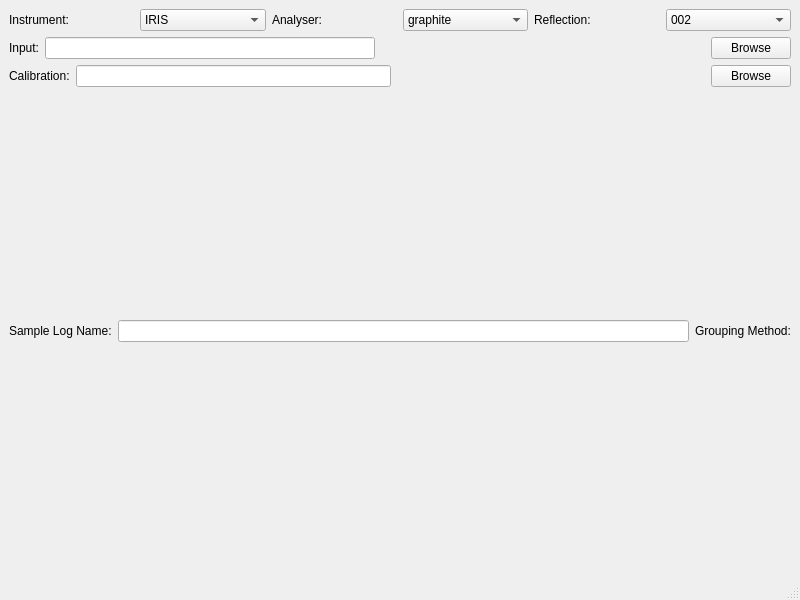
<?xml version="1.0" encoding="UTF-8"?>
<ui version="4.0">
 <class>MainWindow</class>
 <widget class="QMainWindow" name="MainWindow">
  <property name="geometry">
   <rect>
    <x>0</x>
    <y>0</y>
    <width>800</width>
    <height>600</height>
   </rect>
  </property>
  <property name="windowTitle">
   <string>MainWindow</string>
  </property>
  <widget class="QWidget" name="centralwidget">
   <layout class="QVBoxLayout" name="verticalLayout">
    <item>
     <layout class="QHBoxLayout" name="horizontalLayout">
      <item>
       <widget class="QLabel" name="lb_instrument">
        <property name="text">
         <string>Instrument:</string>
        </property>
       </widget>
      </item>
      <item>
       <widget class="QComboBox" name="cb_instrument">
        <item>
         <property name="text">
          <string>IRIS</string>
         </property>
        </item>
        <item>
         <property name="text">
          <string>OSIRIS</string>
         </property>
        </item>
        <item>
         <property name="text">
          <string>TOSCA</string>
         </property>
        </item>
        <item>
         <property name="text">
          <string>VESUVIO</string>
         </property>
        </item>
       </widget>
      </item>
      <item>
       <widget class="QLabel" name="lb_analyser">
        <property name="text">
         <string>Analyser:</string>
        </property>
       </widget>
      </item>
      <item>
       <widget class="QComboBox" name="cb_analyser">
        <item>
         <property name="text">
          <string>graphite</string>
         </property>
        </item>
        <item>
         <property name="text">
          <string>mica</string>
         </property>
        </item>
        <item>
         <property name="text">
          <string>fmica</string>
         </property>
        </item>
        <item>
         <property name="text">
          <string/>
         </property>
        </item>
       </widget>
      </item>
      <item>
       <widget class="QLabel" name="lb_reflection">
        <property name="text">
         <string>Reflection:</string>
        </property>
       </widget>
      </item>
      <item>
       <widget class="QComboBox" name="cb_reflection">
        <item>
         <property name="text">
          <string>002</string>
         </property>
        </item>
        <item>
         <property name="text">
          <string>004</string>
         </property>
        </item>
       </widget>
      </item>
     </layout>
    </item>
    <item>
     <layout class="QHBoxLayout" name="horizontalLayout_2">
      <item>
       <widget class="QLabel" name="lb_input">
        <property name="text">
         <string>Input:</string>
        </property>
       </widget>
      </item>
      <item>
       <widget class="QLineEdit" name="le_input"/>
      </item>
      <item>
       <spacer name="horizontalSpacer">
        <property name="orientation">
         <enum>Qt::Horizontal</enum>
        </property>
        <property name="sizeHint" stdset="0">
         <size>
          <width>40</width>
          <height>20</height>
         </size>
        </property>
       </spacer>
      </item>
      <item>
       <widget class="QPushButton" name="pb_browseInput">
        <property name="text">
         <string>Browse</string>
        </property>
       </widget>
      </item>
     </layout>
    </item>
    <item>
     <layout class="QHBoxLayout" name="horizontalLayout_3">
      <item>
       <widget class="QLabel" name="lb_calibration">
        <property name="text">
         <string>Calibration:</string>
        </property>
       </widget>
      </item>
      <item>
       <widget class="QLineEdit" name="le_calibration"/>
      </item>
      <item>
       <spacer name="horizontalSpacer_2">
        <property name="orientation">
         <enum>Qt::Horizontal</enum>
        </property>
        <property name="sizeHint" stdset="0">
         <size>
          <width>40</width>
          <height>20</height>
         </size>
        </property>
       </spacer>
      </item>
      <item>
       <widget class="QPushButton" name="pb_browseCalibration">
        <property name="text">
         <string>Browse</string>
        </property>
       </widget>
      </item>
     </layout>
    </item>
    <item>
     <layout class="QHBoxLayout" name="horizontalLayout_4">
      <item>
       <widget class="QLabel" name="label">
        <property name="text">
         <string>Sample Log Name:</string>
        </property>
       </widget>
      </item>
      <item>
       <widget class="QLineEdit" name="lineEdit"/>
      </item>
      <item>
       <widget class="QLabel" name="label_2">
        <property name="text">
         <string>Grouping Method:</string>
        </property>
       </widget>
      </item>
     </layout>
    </item>
   </layout>
  </widget>
  <widget class="QStatusBar" name="statusbar"/>
 </widget>
 <resources/>
 <connections/>
</ui>
